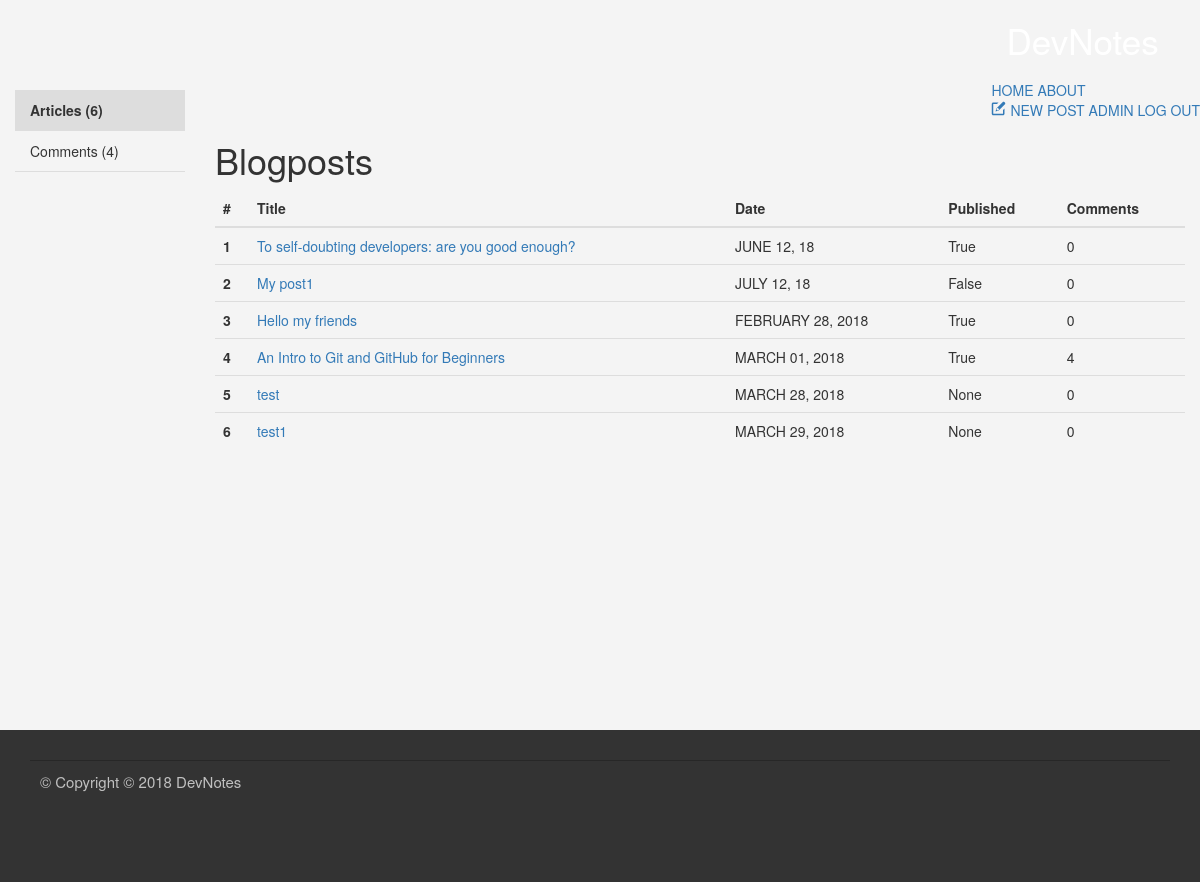
Page /admin/posts (signed in) on the committed database.
### my_blog/blueprints/blog/models.py (models this page shows, shortened)
class BlogPost(db.Model):
    id = db.Column(db.Integer, primary_key=True)
    _title = db.Column(db.String(128))
    date = db.Column(db.DateTime)
    content = db.Column(db.String)
    imagePath = db.Column(db.String)
    published = db.Column(db.Boolean)
    url = db.Column(db.String(128))
    _tags = db.relationship('Tag',
                            secondary=tags,
                            lazy='joined',
                            backref=db.backref('BlogPost',
                                               lazy='dynamic'))
    comments = db.relationship('Comment',
                               backref='blogpost',
                               lazy='dynamic')
    @staticmethod
    def get_all():
        return BlogPost.query.all()
    def formated_date(self):
        return "{0:%B %d, %Y}".format(self.date).upper()
    @property
    def title(self):
        return self._title
    @property
    def tags(self):
        return ",".join([tag.name for tag in self._tags])
    @tags.setter
    def tags(self, string):
        if string:
            self._tags = [Tag.get_or_create(tag)
                          for tag in string.split(',')]
        else:
            self._tags = []

### my_blog/blueprints/admin/views.py (the view)
@admin.route('/')
@admin.route('/posts')
@login_required
def blogposts_panel():
    return render_template('admin-posts_panel.html',
                           blogposts=BlogPost.get_all(),
                           comments=Comment.get_all(),
                           blogposts_qty=len(BlogPost.get_all()),
                           comments_qty=len(Comment.get_all()))

### my_blog/app.py (called while the page is built)
@login_manager.user_loader
def load_user(user_id):
    u = User.query.get(user_id)
    return u

### my_blog/blueprints/blog/models.py (called while the page is built)
    @staticmethod
    def get_all():
        return Comment.query.all()

### my_blog/blueprints/admin/templates/admin-posts_panel.html (shortened to what this page needs)
{% extends "base.html" %}
{% block header %}
  <div class="header--standard">
    <nav class="navbar" role="navigation">
      <a class="navbar__logo" href="{{url_for('main.index')}}">DevNotes</a>
      <div class="navbar-main">
        <a class="navbar-item" href="{{url_for('main.index')}}">HOME</a>
        <a class="navbar-item" href="#">ABOUT</a>
        {% if current_user.is_authenticated %}
          <div class="navbar-admin">
          <a class="navbar-item" href="{{url_for('blog.add')}}">
            <svg class="icon">
              <use xlink:href="{{ url_for('static', filename='img/sprite.svg#icon-new-message') | replace('%23', '#')}}"></use>
            </svg>
            NEW POST
          </a>
          <a class="navbar-item active" href="{{url_for('admin.blogposts_panel')}}">
            ADMIN
          </a>
          <a class="navbar-item" href="{{url_for('auth.logout')}}">LOG OUT</a>
          </div>
        {% endif %}
      </div>
    </nav>
  </div>
{% endblock %}
{% block content %}
<div class="col-md-2 admin-panel">
  <ul class="nav flex-column">
    <li class="nav-item active ">
      <a class="nav-link active " href="#">Articles ({{ blogposts_qty}})</a>
    </li>
    <li class="nav-item">
      <a class="nav-link" href="{{ url_for('admin.comments_panel') }}">Comments ({{ comments_qty }})</a>
    </li>
  </ul>
</div>
<div class="col-md-10">
  <h1>
    Blogposts
  </h1>
  {% if blogposts %}
    <table class="table">
      <thead>
        <tr>
          <th scope="col">#</th>
          <th scope="col">Title</th>
          <th scope="col">Date</th>
          <th scope="col">Published</th>
          <th scope="col">Comments</th>
        </tr>
      </thead>
      <tbody>
        {% for blogpost in blogposts %}
          <tr>
            <th scope="row">{{blogpost.id}}</th>
            <td><a href="{{url_for('blog.read', post_url=blogpost.url)}}">{{blogpost.title}}</a></td>
            <td>{{blogpost.formated_date()}}</td>
            <td>{{blogpost.published}}</td>
            <td>{{blogpost.comments.count()}}</td>
          </tr>
        {% endfor %}
      </tbody>
    </table>
  {% else %}
    <p>There is no posts yet.</p>
  {% endif %}
</div>
{% endblock %}

### my_blog/static/css/main.css (style rules this page uses)
body { background:#F4F4F4; margin:0; font-family: Oswald, "Helvetica Neue", Arial, Helvetica, Verdana, sans-serif; }
.header--standard { background: #333; }
.navbar { margin-bottom: 0; min-height:0px; border:0px; }
.navbar__logo, .navbar__logo:active { padding:1.5rem; font-family: Oswald, "Helvetica Neue", Arial, Helvetica, Verdana, sans-serif; display:inline-block; text-align: left; font-size:3.5rem; background-color: white; color: transparent; text-shadow:none; -webkit-background-clip: text; -moz-background-clip: text; background-clip: text; }
nav { float: right; }
.admin-panel a, .admin-panel a:active, .admin-panel a:hover { color:#333333; text-decoration:none; }
.admin-panel a.active, .admin-panel .nav-item.active, .nav>li>a.active:hover { cursor:default; font-weight:bold; background:#DDDDDD; }
.admin-panel li { border-bottom:1px #DDDDDD solid; }
.icon { fill: currentColor; height:1.5rem; width:1.5rem; }

### rows in the picture
BlogPost: id "1", title "To self-doubting developers: are you good enough?", formated_date "JUNE 12, 18", published "True", comments.count "0"
BlogPost: id "2", title "My post1", formated_date "JULY 12, 18", published "False", comments.count "0"
BlogPost: id "3", title "Hello my friends", formated_date "FEBRUARY 28, 2018", published "True", comments.count "0"
BlogPost: id "4", title "An Intro to Git and GitHub for Beginners", formated_date "MARCH 01, 2018", published "True", comments.count "4"
BlogPost: id "5", title "test", formated_date "MARCH 28, 2018", published "None", comments.count "0"
BlogPost: id "6", title "test1", formated_date "MARCH 29, 2018", published "None", comments.count "0"

### other values in the picture
{{ blogposts_qty }} "6"
{{ comments_qty }} "4"
